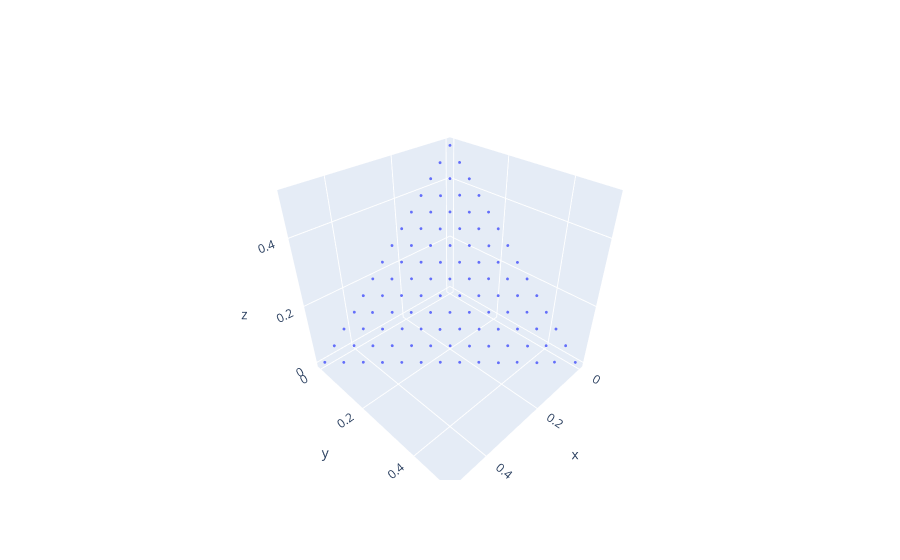

The notebook cell saved with this chart:
### Markdown cell above
To visualize the results, we will plot the values of the objective function of the final population.

### Code cell
objectives = evolver.population.objectives
fig2 = go.Figure(data=go.Scatter3d(x=objectives[:,0],
                                   y=objectives[:,1],
                                   z=objectives[:,2],
                                   mode="markers",
                                   marker_size=1))
fig2
